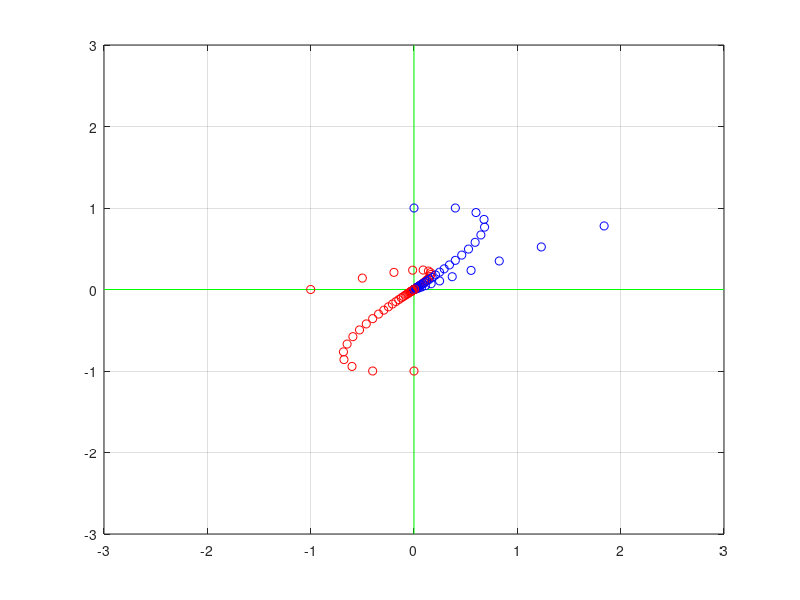

Here is the MATLAB script that generated this plot:
%%% eks. med ikke diagonalmatrise

figure(1);
L=3; U=3;
plot([-L U],[0 0],'g',[0 0],[-L U],'g'); % Tegner akser
axis([-U U -L L]);
axis manual;
grid on;
hold on;
A=[0.5 0.4; -0.14 1.0];
[P D] = eig(A)
x1=[2*0.92; 2*0.3899];
x2=[0;1];
x3=[-1;0];
x4=[0;-1];
for k=1:30
    plot(x1(1),x1(2),'ob');
    plot(x2(1),x2(2),'ob');
    plot(x3(1),x3(2),'or');
    plot(x4(1),x4(2),'or');
    pause(1)
    x1=A*x1; % regner ut neste tilstand i systemet
    x2=A*x2; x3=A*x3; x4=A*x4;
end

%% ser at alt konvergerer mot null!